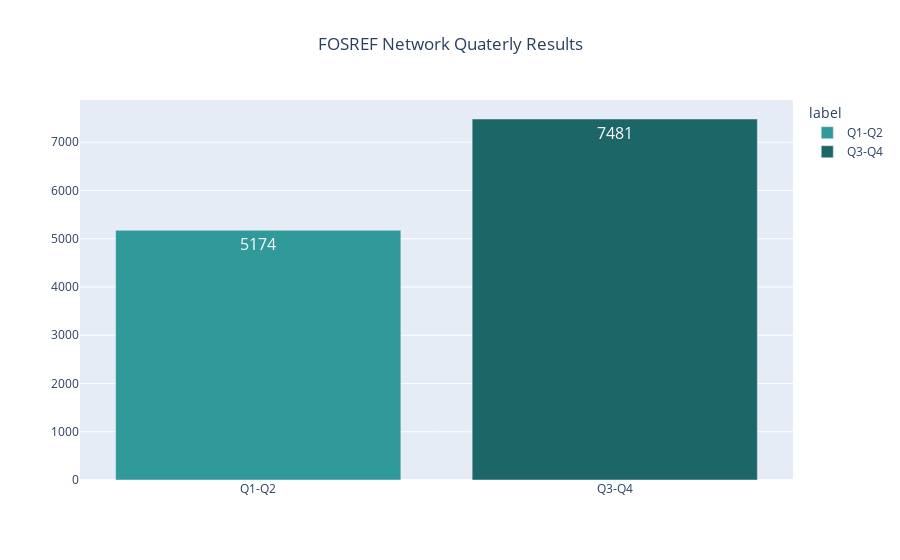

Notebook code cell kept with this figure:
### Code cell
fig = px.bar(
    stack_data3,
    x="supp",
    y="data",
    #text="data",
    text_auto=True,
    title="FOSREF Network Quaterly Results",
    color="label",
    labels={"supp":"","data":""},
    color_discrete_map={
        "Q1-Q2":"#309999",
        "Q3-Q4":"#1D6667",
    },
)
fig = fig.update_layout(title_x=0.5)
fig.update_traces(textfont_size=16)
fig.write_image("./rezo/FOSREF_NETWORK_Quaterly.png")

### Figure 1 — Plotly figure (JSON) as saved in the notebook; plotly's stock layout.template omitted (floating-point values rounded to 4 significant figures)
{"data": [{"alignmentgroup": "True", "hovertemplate": "label=Q1-Q2<br>=%{y}<extra></extra>", "legendgroup": "Q1-Q2", "marker": {"color": "#309999", "pattern": {"shape": ""}}, "name": "Q1-Q2", "offsetgroup": "Q1-Q2", "orientation": "v", "showlegend": true, "textfont": {"size": 16}, "textposition": "auto", "texttemplate": "%{y}", "type": "bar", "x": ["Q1-Q2"], "xaxis": "x", "y": [5174], "yaxis": "y"}, {"alignmentgroup": "True", "hovertemplate": "label=Q3-Q4<br>=%{y}<extra></extra>", "legendgroup": "Q3-Q4", "marker": {"color": "#1D6667", "pattern": {"shape": ""}}, "name": "Q3-Q4", "offsetgroup": "Q3-Q4", "orientation": "v", "showlegend": true, "textfont": {"size": 16}, "textposition": "auto", "texttemplate": "%{y}", "type": "bar", "x": ["Q3-Q4"], "xaxis": "x", "y": [7481], "yaxis": "y"}], "layout": {"barmode": "relative", "legend": {"title": {"text": "label"}, "tracegroupgap": 0}, "title": {"text": "FOSREF Network Quaterly Results", "x": 0.5}, "xaxis": {"anchor": "y", "domain": [0, 1], "title": {"text": ""}}, "yaxis": {"anchor": "x", "domain": [0, 1], "title": {"text": ""}}}}
